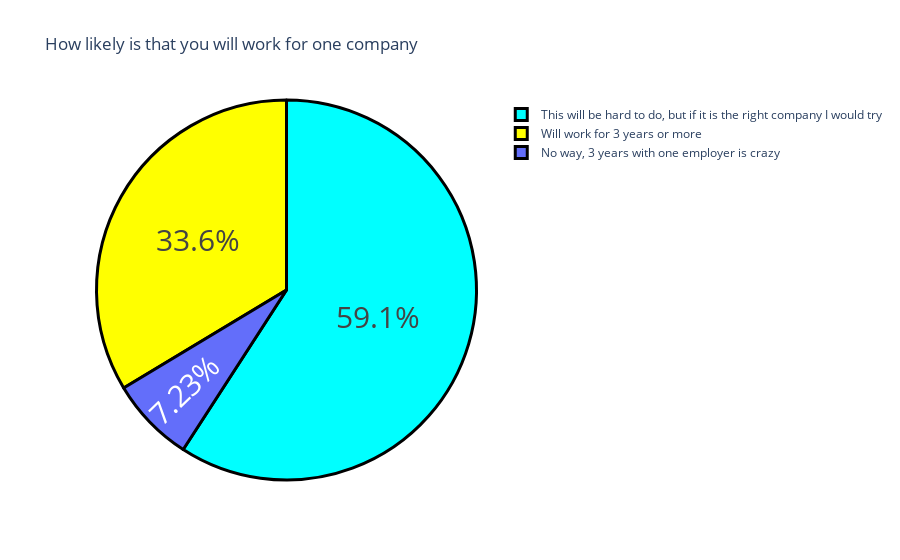

The notebook cell this image was saved under:
### Code cell
label = work.index
counts = work.values
fig = go.Figure(data = [go.Pie(labels = label, values = counts)])
color = ['aqua','yellow']
fig.update_layout(title_text = "How likely is that you will work for one company")
fig.update_traces(hoverinfo = 'label+value', textinfo = 'percent', textfont_size = 30, marker = dict(colors = color, line = dict(color = "black", width = 3)))
fig.show()

### Figure 1 — Plotly figure (JSON) as saved in the notebook; plotly's stock layout.template omitted (floating-point values rounded to 4 significant figures)
{"data": [{"hoverinfo": "label+value", "labels": ["This will be hard to do, but if it is the right company I would try", "Will work for 3 years or more", "No way, 3 years with one employer is crazy"], "marker": {"colors": ["aqua", "yellow"], "line": {"color": "black", "width": 3}}, "textfont": {"size": 30}, "textinfo": "percent", "type": "pie", "values": [139, 79, 17]}], "layout": {"title": {"text": "How likely is that you will work for one company"}}}
